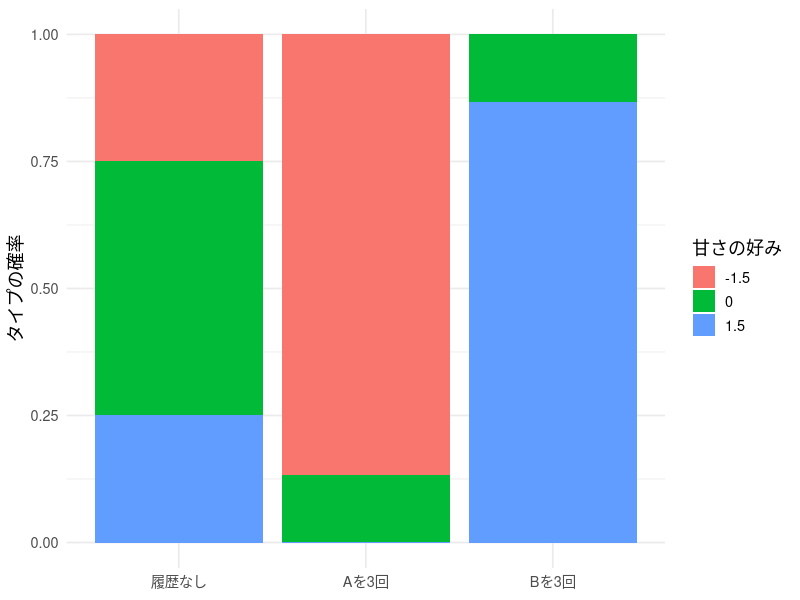
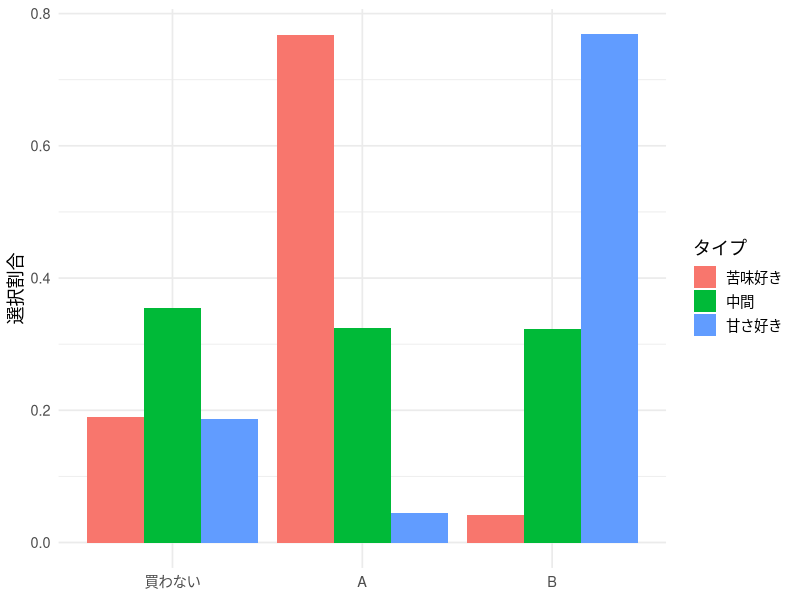
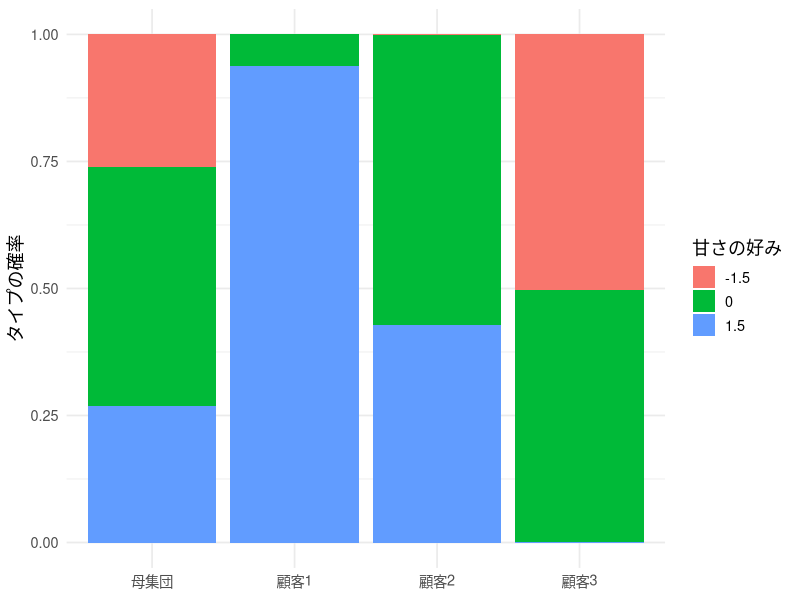
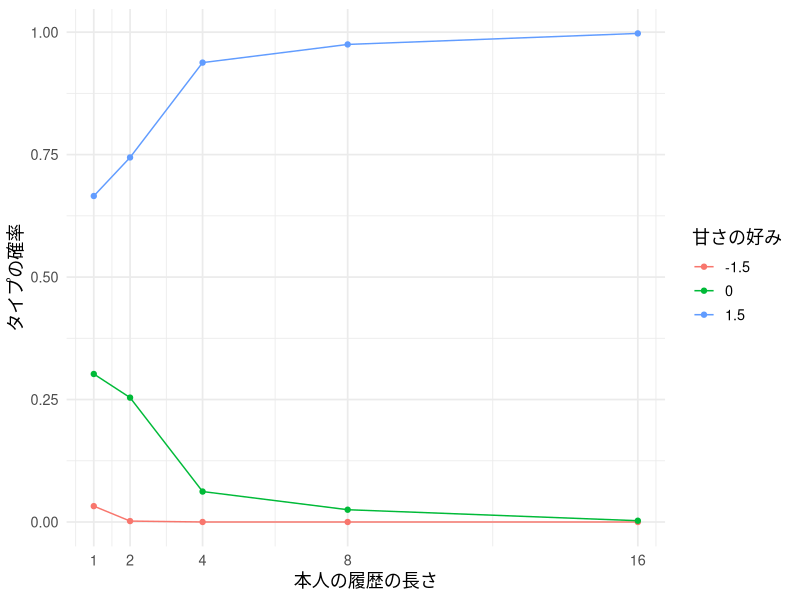
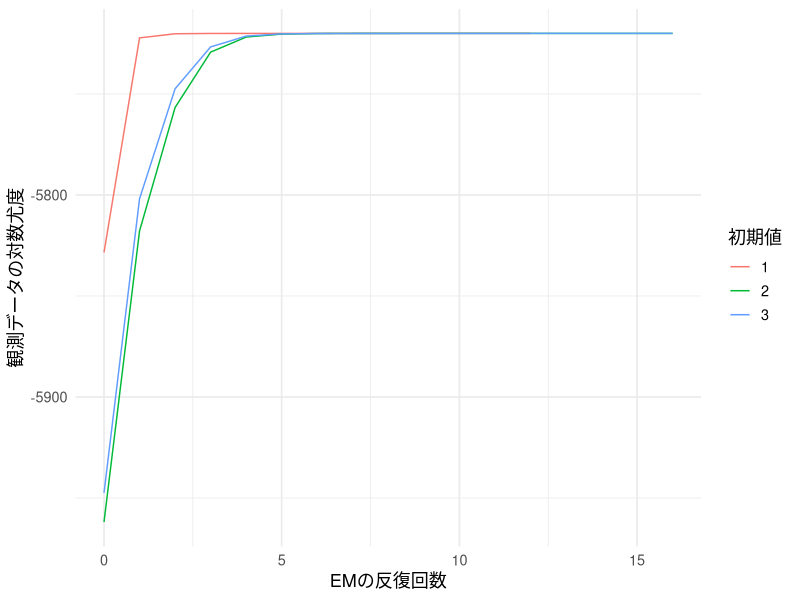
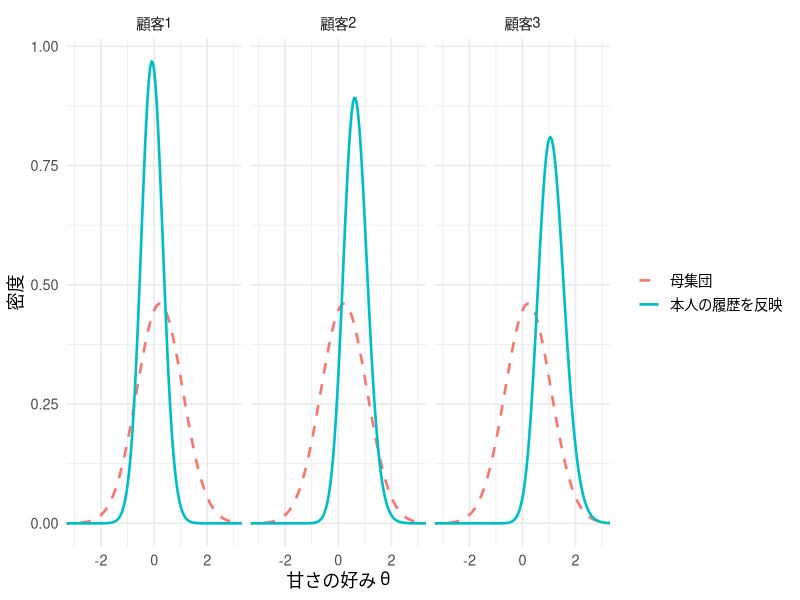
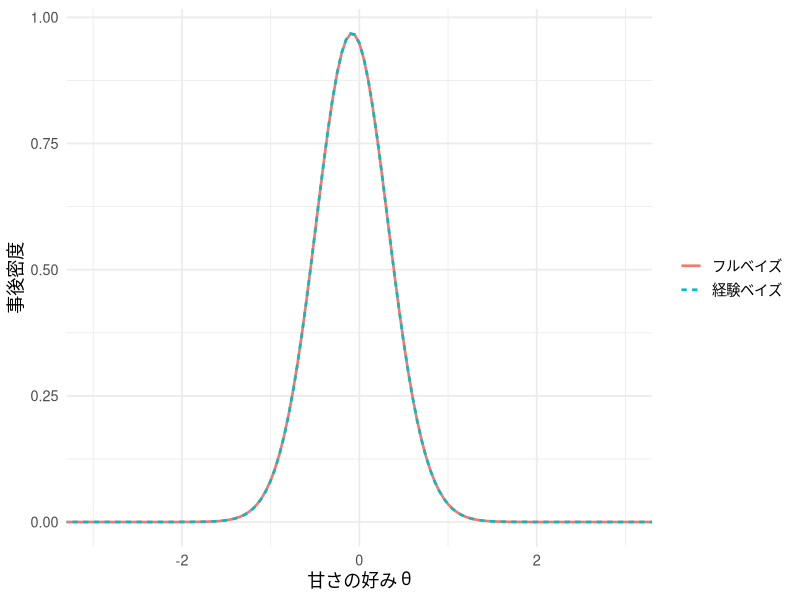

These figures' R source, in order:
## ---- chunk 1
#| include: false
library(ggplot2)
library(dplyr)
library(knitr)
set.seed(202606)
theme_lecture <- function() {
  fam <- if (Sys.info()[["sysname"]] == "Darwin") "Hiragino Sans" else ""
  theme_minimal(base_size = 13, base_family = fam)
}
theme_set(theme_lecture())
knitr::opts_chunk$set(fig.align = "center", dpi = 144)
options(scipen = 8)
## ---- chunk 2
choice_prob <- function(theta, pA, pB, beta0 = 1.5, alpha = 1) {
  va <- beta0 - theta - alpha * pA
  vb <- beta0 + theta - alpha * pB
  mx <- pmax(0, va, vb)
  ev <- cbind(exp(-mx), exp(va - mx), exp(vb - mx))
  ev / rowSums(ev)
}
theta_grid <- c(-1.5, 0, 1.5)
pi_true <- c(.25, .50, .25)
knitr::kable(data.frame(theta = theta_grid,
                       choice_prob(theta_grid, 1.5, 1.5)), digits = 3,
             col.names = c("甘さの好み", "買わない", "A：苦い", "B：甘い"))
## ---- chunk 3
pr_equal <- choice_prob(theta_grid, 1.5, 1.5)
lik_AAA <- pr_equal[, 2]^3
post_AAA <- pi_true * lik_AAA / sum(pi_true * lik_AAA)
lik_BBB <- pr_equal[, 3]^3
post_BBB <- pi_true * lik_BBB / sum(pi_true * lik_BBB)
knitr::kable(data.frame(theta = theta_grid, prior = pi_true,
                       likelihood = lik_AAA, posterior = post_AAA), digits = 4,
             col.names = c("候補値", "事前確率", "Aを3回選ぶ尤度", "事後確率"))
## ---- chunk 4
#| fig-cap: "同じ母集団分布から出発しても、本人の履歴によってタイプの重みが変わる。価格は両商品とも150円。"
w_example <- rbind(pi_true, post_AAA, post_BBB)
d_example <- data.frame(
  information = factor(rep(c("履歴なし", "Aを3回", "Bを3回"), each = 3),
                       levels = c("履歴なし", "Aを3回", "Bを3回")),
  type = factor(rep(theta_grid, 3)), weight = as.vector(t(w_example)))
ggplot(d_example, aes(information, weight, fill = type)) +
  geom_col() + labs(x = NULL, y = "タイプの確率", fill = "甘さの好み")
## ---- chunk 5
set.seed(202606)
N <- 400
Tmax <- 16
type_true <- sample(1:3, N, replace = TRUE, prob = pi_true)
theta_truth <- theta_grid[type_true]
## ---- chunk 6
prices <- data.frame(occasion = seq_len(Tmax),
                     pA = runif(Tmax, 1, 2.5), pB = runif(Tmax, 1, 2.5))
head(prices)
## ---- chunk 7
id <- rep(seq_len(N), each = Tmax)
occasion <- rep(seq_len(Tmax), times = N)
pA <- prices$pA[occasion]; pB <- prices$pB[occasion]
prob <- choice_prob(theta_truth[id], pA, pB)
u <- runif(N * Tmax)
y <- as.integer(u > prob[, 1]) + as.integer(u > prob[, 1] + prob[, 2])
panel <- data.frame(id, occasion, pA, pB, y)  # 0=買わない、1=A、2=B
head(panel)
## ---- chunk 8
#| fig-cap: "タイプ別の選択割合。分母はタイプ別人数×16機会であり、非購入も含む。"
choice_summary <- panel |>
  mutate(type = factor(type_true[id], labels = c("苦味好き", "中間", "甘さ好き")),
         product = factor(y, levels = 0:2, labels = c("買わない", "A", "B"))) |>
  count(type, product) |> group_by(type) |> mutate(share = n / sum(n))
ggplot(choice_summary, aes(product, share, fill = type)) +
  geom_col(position = "dodge") + labs(x = NULL, y = "選択割合", fill = "タイプ")
## ---- chunk 9
panel_loglik <- function(dat, grid) {
  sapply(grid, function(th) {
    pr <- choice_prob(th, dat$pA, dat$pB)
    drop(rowsum(log(pr[cbind(seq_len(nrow(dat)), dat$y + 1)]), dat$id))
  })
}
train4 <- subset(panel, occasion <= 4)
ell4 <- panel_loglik(train4, theta_grid)
head(ell4)
## ---- chunk 10
mixture_eval <- function(ell, pi) {
  z <- sweep(ell, 2, log(pi), "+")
  rowmax <- apply(z, 1, max)
  e <- exp(z - rowmax)
  totals <- rowSums(e)
  list(weights = e / totals, loglik = sum(rowmax + log(totals)))
}
## ---- chunk 11
fit_known_pi <- function(ell) {
  softmax <- function(a) { z <- c(a, 0); z <- exp(z - max(z)); z / sum(z) }
  opt <- optim(rep(0, ncol(ell) - 1),
               function(a) -mixture_eval(ell, softmax(a))$loglik,
               method = "BFGS", control = list(reltol = 1e-11, maxit = 1000))
  if (opt$convergence != 0) stop("Known-support MLE did not converge")
  pi <- softmax(opt$par)
  c(list(pi = pi), mixture_eval(ell, pi))
}
fit4 <- fit_known_pi(ell4)
knitr::kable(data.frame(theta = theta_grid, truth = pi_true, estimate = fit4$pi),
             digits = 3, col.names = c("候補値", "真の割合", "4機会から推定した割合"))
## ---- chunk 12
#| fig-cap: "同じ母集団割合から出発しても、顧客ごとの4回の履歴で事後の重みが変わる。"
show_ids <- c(1, 2, 3)
w_show <- rbind(fit4$pi, fit4$weights[show_ids, ])
weights_plot <- data.frame(
  information = factor(rep(c("母集団", paste0("顧客", show_ids)), each = 3),
                       levels = c("母集団", paste0("顧客", show_ids))),
  type = factor(rep(theta_grid, 4)), weight = as.vector(t(w_show)))
ggplot(weights_plot, aes(information, weight, fill = type)) +
  geom_col() + labs(x = NULL, y = "タイプの確率", fill = "甘さの好み")
## ---- chunk 13
individual_mle <- function(ell, grid) {
  grid[max.col(ell, ties.method = "first")]
}
np4 <- individual_mle(ell4, theta_grid)
eb4 <- drop(fit4$weights %*% theta_grid)
knitr::kable(data.frame(method = c("母集団平均", "個人別最尤", "経験ベイズの事後平均"),
  rmse = c(sqrt(mean((sum(fit4$pi * theta_grid) - theta_truth)^2)),
           sqrt(mean((np4 - theta_truth)^2)), sqrt(mean((eb4 - theta_truth)^2)))),
  digits = 3, col.names = c("好みの要約", "真の係数とのRMSE"))
## ---- chunk 14
#| fig-cap: "観測履歴が増えたときの、同じ顧客1についてのタイプの重み。真のタイプは推定に使わない。"
history_weights <- do.call(rbind, lapply(c(1, 2, 4, 8, 16), function(h) {
  ell_h <- panel_loglik(subset(panel, occasion <= h), theta_grid)
  fit_h <- fit_known_pi(ell_h)
  data.frame(history = h, type = factor(theta_grid), weight = fit_h$weights[1, ])
}))
ggplot(history_weights, aes(history, weight, color = type)) +
  geom_line() + geom_point() + scale_x_continuous(breaks = c(1, 2, 4, 8, 16)) +
  labs(x = "本人の履歴の長さ", y = "タイプの確率", color = "甘さの好み")
## ---- chunk 15
#| code-fold: true
#| code-summary: "EMの反復：事後重みの計算と、重み付き最尤推定"
fit_em_once <- function(dat, start, maxit = 2000, tol = 1e-8, bounds = c(-6, 6)) {
  theta <- sort(start)
  pi <- rep(1 / length(theta), length(theta))
  ell <- panel_loglik(dat, theta)
  current <- mixture_eval(ell, pi)
  trace <- current$loglik
  converged <- FALSE
  for (iter in seq_len(maxit)) {
    w <- current$weights
    pi_new <- colMeans(w)
    theta_new <- vapply(seq_along(theta), function(k) {
      optimize(function(th) -sum(w[, k] * panel_loglik(dat, th)),
               interval = bounds, tol = 1e-8)$minimum
    }, numeric(1))
    order_new <- order(theta_new)
    theta_new <- theta_new[order_new]; pi_new <- pi_new[order_new]
    ell_new <- panel_loglik(dat, theta_new)
    next_fit <- mixture_eval(ell_new, pi_new)
    gain <- next_fit$loglik - current$loglik
    if (gain < -1e-6) stop("EM log likelihood decreased")
    trace <- c(trace, next_fit$loglik)
    theta <- theta_new; pi <- pi_new; ell <- ell_new; current <- next_fit
    if (abs(gain) < tol) { converged <- TRUE; break }
  }
  list(theta = theta, pi = pi, loglik = current$loglik,
       weights = current$weights, trace = trace, converged = converged,
       iterations = iter, bounds = bounds)
}
## ---- chunk 16
fit_em_multistart <- function(dat, starts = list(c(-2, 0, 2), c(-1, .5, 2.5),
                                                  c(-2.5, -.5, 1))) {
  fits <- lapply(starts, function(st) fit_em_once(dat, st))
  best <- which.max(vapply(fits, `[[`, numeric(1), "loglik"))
  list(best = fits[[best]], fits = fits, best_start = best)
}
em_runs <- fit_em_multistart(panel)
em_fit <- em_runs$best
stopifnot(all(vapply(em_runs$fits, function(f) f$converged, logical(1))),
          all(vapply(em_runs$fits, function(f) min(diff(f$trace)) > -1e-6, logical(1))),
          all(abs(em_fit$theta) < 5.9))
knitr::kable(data.frame(type = 1:3, theta_true = theta_grid,
                        theta_est = em_fit$theta, pi_true = pi_true, pi_est = em_fit$pi),
             digits = 3, col.names = c("タイプ", "真の候補値", "候補値の推定", "真の割合", "割合の推定"))
## ---- chunk 17
#| fig-cap: "EMの3つの初期値からの対数尤度。単調に増えても、大域的な最大値とは限らない。"
em_trace <- do.call(rbind, lapply(seq_along(em_runs$fits), function(s) {
  f <- em_runs$fits[[s]]
  data.frame(iteration = seq_along(f$trace) - 1, loglik = f$trace, start = factor(s))
}))
ggplot(em_trace, aes(iteration, loglik, color = start)) + geom_line() +
  labs(x = "EMの反復回数", y = "観測データの対数尤度", color = "初期値")
## ---- chunk 18
ell16 <- panel_loglik(panel, theta_grid)
fit16 <- fit_known_pi(ell16)
knitr::kable(data.frame(type = 1:3, known_support = theta_grid,
                        known_weight = fit16$weights[1, ],
                        estimated_support = em_fit$theta,
                        estimated_weight = em_fit$weights[1, ]), digits = 3,
             col.names = c("タイプ", "既知の候補値", "既知の場合の重み",
                           "推定した候補値", "推定後の重み"))
## ---- chunk 19
# 連続的な好み：同じ選択モデルで独立のデータを生成する
set.seed(202607)
N_c <- 200; T_c <- 8
mu_true_c <- 0.2; tau_true_c <- 1
id_c <- rep(seq_len(N_c), each = T_c)
time_c <- rep(seq_len(T_c), times = N_c)
price_c <- data.frame(pA = runif(T_c, 1, 2.5), pB = runif(T_c, 1, 2.5))
theta_true_c <- rnorm(N_c, mu_true_c, tau_true_c)
pA_c <- price_c$pA[time_c]; pB_c <- price_c$pB[time_c]
prob_c <- function(theta, pA, pB) {
  va <- 1.5 - theta - pA; vb <- 1.5 + theta - pB
  m <- pmax(0, va, vb)
  e <- cbind(exp(-m), exp(va - m), exp(vb - m))
  e / rowSums(e)
}
probs_c <- prob_c(theta_true_c[id_c], pA_c, pB_c)
u_c <- runif(N_c * T_c)
y_c <- as.integer(u_c > probs_c[,1]) + as.integer(u_c > probs_c[,1] + probs_c[,2])
dat_c <- data.frame(id = id_c, time = time_c, pA = pA_c, pB = pB_c, y = y_c)
## ---- chunk 20
#| code-fold: true
#| code-summary: "数値積分と経験ベイズの計算"
# 台形則で係数空間を積分する。両端に半分の重みを付ける。
theta_nodes_c <- seq(-6, 6, length.out = 241)
trap_weights_c <- function(x) {
  dx <- diff(x)
  stopifnot(max(abs(dx - dx[1])) < 1e-10)
  c(dx[1] / 2, rep(dx[1], length(x) - 2), dx[1] / 2)
}
theta_w_c <- trap_weights_c(theta_nodes_c)
log_lik_c <- function(dat, nodes = theta_nodes_c) {
  sapply(nodes, function(th) {
    pr <- prob_c(th, dat$pA, dat$pB)
    drop(rowsum(log(pr[cbind(seq_len(nrow(dat)), dat$y + 1)]), dat$id))
  })
}
ell_c <- log_lik_c(dat_c)
rowmax_c <- apply(ell_c, 1, max)
lik_c <- exp(ell_c - rowmax_c)
# 全員の周辺対数尤度。各人について引いた標準化分を足し戻す。
marginal_loglik_c <- function(mu, log_tau, nodes = theta_nodes_c,
                              node_w = theta_w_c, lik = lik_c, rowmax = rowmax_c) {
  weights <- dnorm(nodes, mu, exp(log_tau)) * node_w
  values <- drop(lik %*% weights)
  if (any(values <= 0) || any(!is.finite(values))) return(-Inf)
  sum(rowmax + log(values))
}
fit_c <- optim(c(0, 0), function(a) -marginal_loglik_c(a[1], a[2]),
               method = "L-BFGS-B", lower = c(-2, log(.1)), upper = c(2, log(3)))
stopifnot(fit_c$convergence == 0)
mu_hat_c <- fit_c$par[1]; tau_hat_c <- exp(fit_c$par[2])
post_weights_c <- function(mu, tau, lik = lik_c, nodes = theta_nodes_c, node_w = theta_w_c) {
  weights <- dnorm(nodes, mu, tau) * node_w
  z <- sweep(lik, 2, weights, "*")
  z / rowSums(z)
}
post_eb_c <- post_weights_c(mu_hat_c, tau_hat_c)
theta_eb_c <- drop(post_eb_c %*% theta_nodes_c)
## ---- chunk 21
knitr::kable(data.frame(parameter = c("母集団平均 μ", "個人差の標準偏差 τ"),
                        truth = c(mu_true_c, tau_true_c),
                        estimate = c(mu_hat_c, tau_hat_c)), digits = 3,
             col.names = c("パラメータ", "真値", "推定値"))
## ---- chunk 22
show_c <- c(1, 2, 3)
history_c <- do.call(rbind, lapply(show_c, function(i) {
  z <- dat_c[dat_c$id == i, ]
  data.frame(customer = i, outside = sum(z$y == 0), A = sum(z$y == 1),
             B = sum(z$y == 2), posterior_mean = theta_eb_c[i])
}))
knitr::kable(history_c, digits = 3,
             col.names = c("顧客", "買わない", "Aの回数", "Bの回数", "事後平均"))
## ---- chunk 23
#| fig-cap: "破線は共通の母集団密度、実線は本人の8回の履歴を取り込んだ事後密度。"
continuous_plot_c <- do.call(rbind, lapply(show_c, function(i) {
  data.frame(theta = rep(theta_nodes_c, 2), customer = paste0("顧客", i),
    density = c(dnorm(theta_nodes_c, mu_hat_c, tau_hat_c), post_eb_c[i, ] / theta_w_c),
    information = factor(rep(c("母集団", "本人の履歴を反映"), each = length(theta_nodes_c)),
                         levels = c("母集団", "本人の履歴を反映")))
}))
ggplot(continuous_plot_c, aes(theta, density, color = information, linetype = information)) +
  geom_line(linewidth = .9) + facet_wrap(~customer, nrow = 1) +
  scale_linetype_manual(values = c(2, 1)) + coord_cartesian(xlim = c(-3, 3)) +
  labs(x = "甘さの好み θ", y = "密度", color = NULL, linetype = NULL)
## ---- chunk 24
#| code-fold: true
#| code-summary: "母集団パラメータの事後分布と個人の分布を計算する"
# フルベイズ：ハイパーパラメータと個人の係数をグリッド上で積分する。
# mu ~ N(0, 2^2), log(tau) ~ N(0, .7^2), 互いに独立。
mu_grid_c <- seq(-1, 1.4, length.out = 49)
logtau_grid_c <- seq(-1.2, .6, length.out = 49)
mu_w_c <- trap_weights_c(mu_grid_c); logtau_w_c <- trap_weights_c(logtau_grid_c)
hyper_c <- expand.grid(mu = mu_grid_c, logtau = logtau_grid_c)
hyper_c$log_joint <- vapply(seq_len(nrow(hyper_c)), function(g) {
  mu <- hyper_c$mu[g]; z <- hyper_c$logtau[g]
  marginal_loglik_c(mu, z) + dnorm(mu, 0, 2, log = TRUE) + dnorm(z, 0, .7, log = TRUE)
}, numeric(1))
hyper_c$quad_w <- rep(mu_w_c, times = length(logtau_grid_c)) *
  rep(logtau_w_c, each = length(mu_grid_c))
hyper_c$post <- exp(hyper_c$log_joint - max(hyper_c$log_joint)) * hyper_c$quad_w
hyper_c$post <- hyper_c$post / sum(hyper_c$post)
# 一人分の条件付き分布を混合し、母集団パラメータの不確実性を伝える。
customer_c <- 1
post_full_c <- numeric(length(theta_nodes_c))
for (g in seq_len(nrow(hyper_c))) {
  if (hyper_c$post[g] > 1e-12) {
    w <- lik_c[customer_c, ] * dnorm(theta_nodes_c, hyper_c$mu[g], exp(hyper_c$logtau[g])) * theta_w_c
    post_full_c <- post_full_c + hyper_c$post[g] * w / sum(w)
  }
}
post_full_c <- post_full_c / sum(post_full_c)
## ---- chunk 25
weighted_quantile_c <- function(x, w, p) {
  order_x <- order(x)
  x <- x[order_x]; w <- w[order_x] / sum(w)
  x[which(cumsum(w) >= p)[1]]
}
tau_values_c <- exp(hyper_c$logtau)
knitr::kable(data.frame(
  parameter = c("母集団平均 μ", "個人差の標準偏差 τ"),
  empirical_bayes = c(mu_hat_c, tau_hat_c),
  full_bayes_mean = c(sum(hyper_c$post * hyper_c$mu),
                      sum(hyper_c$post * tau_values_c)),
  lower = c(weighted_quantile_c(hyper_c$mu, hyper_c$post, .025),
            weighted_quantile_c(tau_values_c, hyper_c$post, .025)),
  upper = c(weighted_quantile_c(hyper_c$mu, hyper_c$post, .975),
            weighted_quantile_c(tau_values_c, hyper_c$post, .975))), digits = 3,
  col.names = c("パラメータ", "経験ベイズの推定値", "フルベイズの事後平均",
                "事後2.5%点", "事後97.5%点"))
## ---- chunk 26
#| fig-cap: "顧客1の甘さの好みについての経験ベイズとフルベイズの分布"
full_plot_c <- data.frame(theta = rep(theta_nodes_c, 2),
  density = c(post_eb_c[customer_c, ] / theta_w_c, post_full_c / theta_w_c),
  method = rep(c("経験ベイズ", "フルベイズ"), each = length(theta_nodes_c)))
ggplot(full_plot_c, aes(theta, density, color = method, linetype = method)) +
  geom_line(linewidth = .9) + coord_cartesian(xlim = c(-3, 3)) +
  labs(x = "甘さの好み θ", y = "事後密度", color = NULL, linetype = NULL)
## ---- chunk 27
#| code-fold: true
#| code-summary: "積分範囲の端を確認する"
# グリッドの端に十分な余白があるかを見る（外側2セルの質量）。
edge_mu_c <- sum(hyper_c$post[hyper_c$mu %in% mu_grid_c[c(1, 2, 48, 49)]])
edge_tau_c <- sum(hyper_c$post[hyper_c$logtau %in% logtau_grid_c[c(1, 2, 48, 49)]])
edge_theta_eb_c <- max(rowSums(post_eb_c[, c(1:2, 240:241), drop = FALSE]))
edge_theta_full_c <- sum(post_full_c[c(1:2, 240:241)])
knitr::kable(data.frame(
  quantity = c("μの外側2点", "log τの外側2点", "θの外側2点：全員の最大値（EB）", "θの外側2点：顧客1（フルベイズ）"),
  mass = c(edge_mu_c, edge_tau_c, edge_theta_eb_c, edge_theta_full_c)),
  col.names = c("確認する場所", "事後重みの合計"), digits = 12)
stopifnot(all(is.finite(post_eb_c)), max(abs(rowSums(post_eb_c)-1)) < 1e-10,
          abs(sum(hyper_c$post)-1) < 1e-10, edge_mu_c < .005, edge_tau_c < .005,
          edge_theta_eb_c < .0001, edge_theta_full_c < .0001)
## ---- chunk 28
#| code-fold: true
#| code-summary: "格子を細かくして比較する"
# 積分間隔を変更して、主要な結果が安定しているかを確かめる。
fit_with_nodes_c <- function(n_nodes) {
  nodes <- seq(-6, 6, length.out = n_nodes)
  weights <- trap_weights_c(nodes)
  ell <- log_lik_c(dat_c, nodes)
  rowmax <- apply(ell, 1, max)
  lik <- exp(ell - rowmax)
  op <- optim(c(mu_hat_c, log(tau_hat_c)), function(a) {
    -marginal_loglik_c(a[1], a[2], nodes, weights, lik, rowmax)
  }, method = "L-BFGS-B", lower = c(-2, log(.1)), upper = c(2, log(3)))
  stopifnot(op$convergence == 0)
  c(mu = op$par[1], tau = exp(op$par[2]))
}
quad_compare_c <- rbind(coarse = fit_with_nodes_c(121),
                        main = c(mu_hat_c, tau_hat_c), fine = fit_with_nodes_c(481))
# ハイパーパラメータ空間も一つおきの点で再計算する。
sel_mu_c <- seq(1, length(mu_grid_c), by = 2)
sel_logtau_c <- seq(1, length(logtau_grid_c), by = 2)
hyper_coarse_c <- hyper_c[hyper_c$mu %in% mu_grid_c[sel_mu_c] &
                            hyper_c$logtau %in% logtau_grid_c[sel_logtau_c], ]
hw_c <- rep(trap_weights_c(mu_grid_c[sel_mu_c]), times = length(sel_logtau_c)) *
  rep(trap_weights_c(logtau_grid_c[sel_logtau_c]), each = length(sel_mu_c))
hyper_coarse_c$post <- exp(hyper_coarse_c$log_joint - max(hyper_coarse_c$log_joint)) * hw_c
hyper_coarse_c$post <- hyper_coarse_c$post / sum(hyper_coarse_c$post)
hyper_compare_c <- rbind(
  coarse = c(mu = sum(hyper_coarse_c$post * hyper_coarse_c$mu),
             tau = sum(hyper_coarse_c$post * exp(hyper_coarse_c$logtau))),
  main = c(mu = sum(hyper_c$post * hyper_c$mu),
           tau = sum(hyper_c$post * exp(hyper_c$logtau))))
knitr::kable(data.frame(nodes = c(121, 241, 481), quad_compare_c), digits = 5,
             row.names = FALSE, col.names = c("θの格子点数", "μの最尤推定", "τの最尤推定"))
knitr::kable(data.frame(nodes = c("25×25", "49×49"), hyper_compare_c), digits = 5,
             row.names = FALSE, col.names = c("母集団パラメータの格子点数", "μの事後平均", "τの事後平均"))
stopifnot(max(abs(quad_compare_c[1, ] - quad_compare_c[3, ])) < .005,
          max(abs(hyper_compare_c[1, ] - hyper_compare_c[2, ])) < .005)
